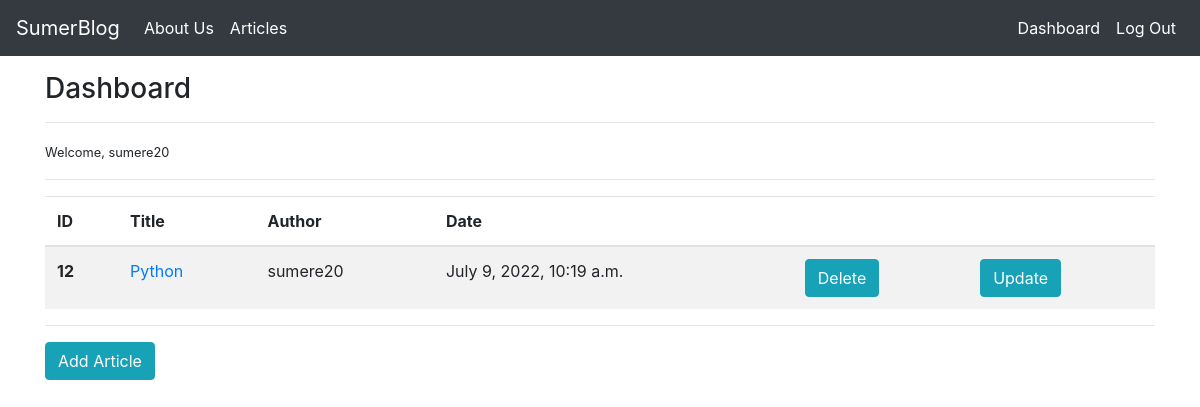
Page /article/dashboard/ (signed in) on the committed database.
### article/models.py (models this page shows, shortened)
class Article(models.Model):
    author = models.ForeignKey("auth.User",on_delete = models.CASCADE)
    title = models.CharField(max_length=50) #verbose_name = "Başlık"
    content = models.TextField()
    created_date = models.DateTimeField(auto_now_add = True)
    article_image = models.FileField(blank=True,null = True,verbose_name = "Add Photograph")
    class Meta:
        ordering = ["-created_date"]

### article/views.py (the view)
# urls.py: path('dashboard/',views.dashboard,name = "dashboard"),
@login_required(login_url="user:login")
def dashboard(request):
    articles = Article.objects.filter(author = request.user)
    context = {
        "articles":articles
    }
    return render(request,"dashboard.html",context)

### templates/dashboard.html
{% extends "layout.html" %}
{% block body %}
<h3>Dashboard</h3>
<hr>
<small>Welcome, {{request.user.username}}</small>
<hr>
{% if articles %}
<table class="table table-striped">
  <thead>
    <tr>
      <th scope="col">ID</th>
      <th scope="col">Title</th>
      <th scope="col">Author</th>
      <th scope="col">Date</th>
      <th scope="col"></th>
      <th scope="col"></th>
    </tr>
  </thead>
  <tbody>
    {% for article in articles %}
    <tr>
        <th scope = "row">{{article.id}}</th>
        <td><a href = "/article/{{article.id}}">{{article.title}}</a></td>
        <td>{{article.author}}</td>
        <td>{{article.created_date}}</td>
        <td><a href="delete/{{article.id}}"><button type="submit" class="btn btn-info">Delete</button></a></td>
        <td><a href="update/{{article.id}}"><button type="submit" class="btn btn-info">Update</button></a></td>
    </tr>
    {% endfor %}
   </tbody>
</table>
{% else %}
<div class = "alert alert-info">There is not any article</div>
{% endif %}
<hr>
<a href = "/article/addarticle" class = "btn btn-info">Add Article</a>
{% endblock %}

### rows in the picture
Article: id "12", title "Python", author "sumere20", created_date "July 9, 2022, 10:19 a.m."

### other values in the picture
{{ request.user.username }} "sumere20"
